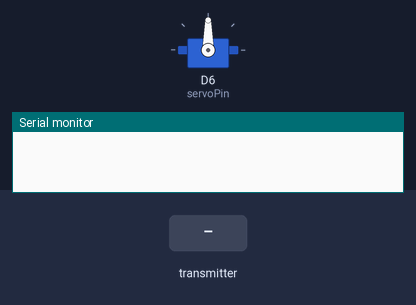
The sketch below on a simulated ESP8266 (NodeMCU). Shown: servo, the last lines printed to the serial monitor. The test bench sets the inputs (shaded band).

Above: at 1.2 s.
1.3 s: the transmitter starts sending mappedValue = 0
At 2.2 s:
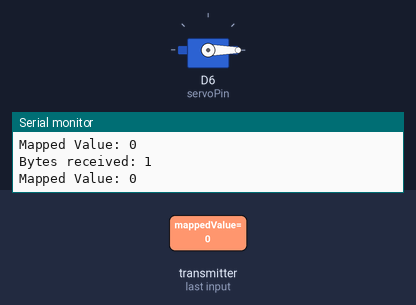
2.8 s: the transmitter starts sending mappedValue = 64
At 3.3 s:
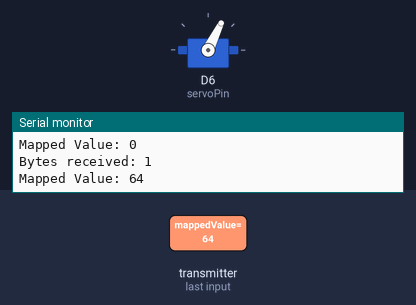
4.3 s: the transmitter starts sending mappedValue = 128
At 5.5 s:
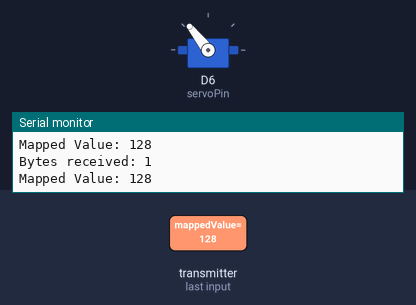
5.8 s: the transmitter starts sending mappedValue = 255
At 6.8 s:
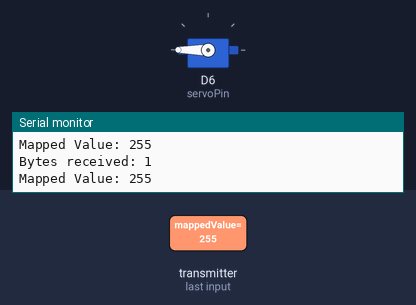
Timing chart, 0 to 8.3 s (numbered marks = the images above; inputs shaded):
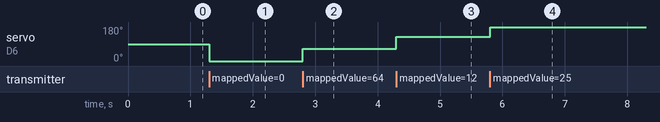

Measured:
- after the input at 1.3 s, servo on D6 (servoPin): 90° → 0° at once
- after the input at 2.8 s, servo on D6 (servoPin): 0° → 64° at once
- after the input at 4.3 s, servo on D6 (servoPin): 64° → 128° at once
- after the input at 5.8 s, servo on D6 (servoPin): 128° → 180° at once

The sketch:

Servo_mesh_nhan.ino
```cpp
#include <ESP8266WiFi.h>
#include <espnow.h>
#include <Servo.h>

// Cấu trúc dữ liệu nhận
typedef struct struct_message {
  uint8_t mappedValue;
} struct_message;

// Tạo một biến kiểu struct_message
struct_message incomingData;

// Khai báo đối tượng Servo
Servo myServo;

// Chân điều khiển servo
const int servoPin = D6;

// Hàm xử lý dữ liệu nhận được
void OnDataRecv(uint8_t *mac, uint8_t *data, uint8_t len) {
  if (len == sizeof(incomingData)) { // Kiểm tra kích thước dữ liệu nhận được
    memcpy(&incomingData, data, sizeof(incomingData));
    Serial.print("Bytes received: ");
    Serial.println(len);
    Serial.print("Mapped Value: ");
    Serial.println(incomingData.mappedValue);

    // Điều khiển servo theo giá trị nhận được
    uint8_t servoPosition = incomingData.mappedValue;
    myServo.write(servoPosition);
  } else {
    Serial.println("Received data size mismatch");
  }
}

void setup() {
  // Khởi tạo Serial Monitor
  Serial.begin(115200);

  // Khởi động WiFi
  WiFi.mode(WIFI_STA);
  WiFi.disconnect();

  // Khởi tạo ESP-NOW
  if (esp_now_init() != 0) {
    Serial.println("Error initializing ESP-NOW");
    return;
  }

  // Đăng ký callback khi nhận được dữ liệu
  esp_now_set_self_role(ESP_NOW_ROLE_SLAVE);
  esp_now_register_recv_cb(OnDataRecv);

  // Khởi tạo servo
  myServo.attach(servoPin,500,2400);
}

void loop() {
  // Không làm gì trong loop, chỉ chờ nhận dữ liệu
}
```
